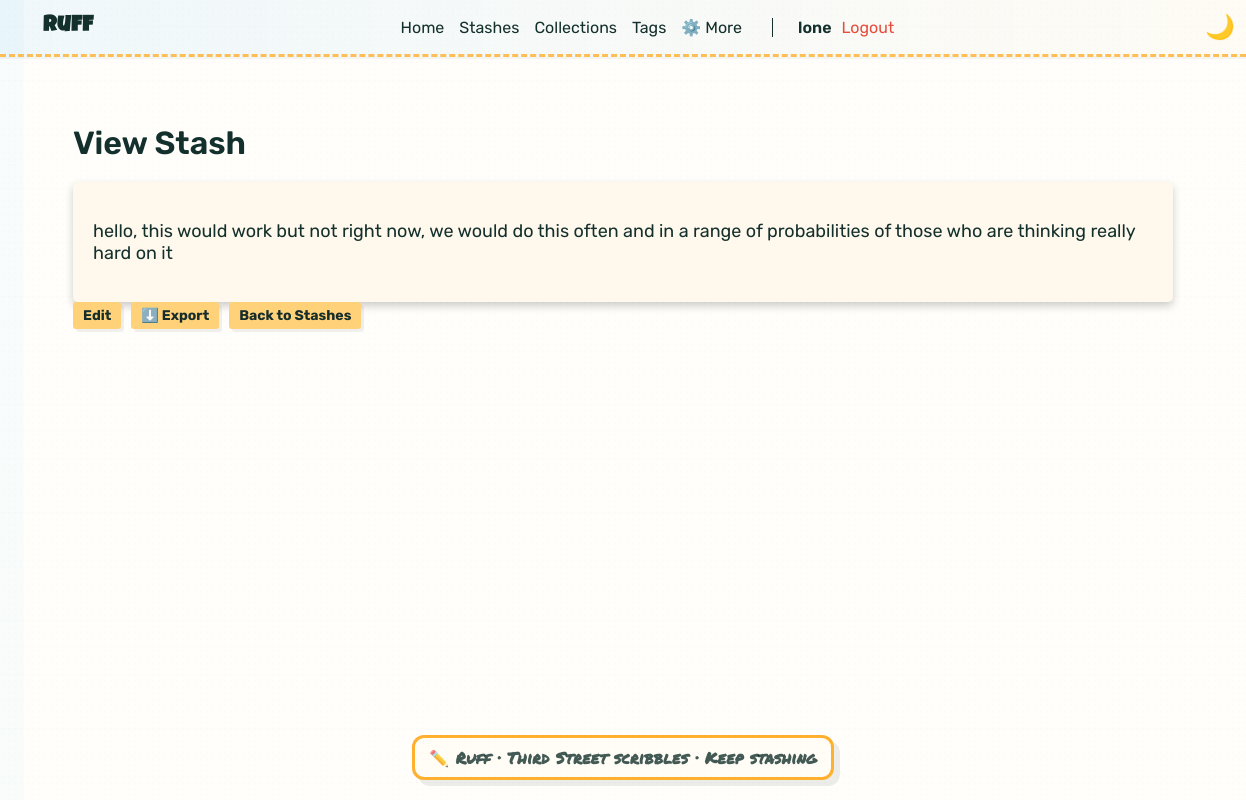
/stashes/8f8db668-eca6-4796-a456-435107213a44 (signed in), run on the app's committed database.
### models.py (models this page shows, shortened)
class User(db.Model):
    __tablename__ = 'users'
    id = db.Column(db.Integer, primary_key=True)
    username = db.Column(db.String(80), nullable=False, unique=True, index=True)
    email = db.Column(db.String(120), nullable=False, unique=True, index=True)
    password_hash = db.Column(db.String(255), nullable=False)
    created_at = db.Column(db.DateTime, nullable=False, default=datetime.utcnow)
    updated_at = db.Column(db.DateTime, nullable=False, default=datetime.utcnow, onupdate=datetime.utcnow)
    stashes = db.relationship('Stash', backref='user', lazy=True, cascade='all, delete-orphan')
    collections = db.relationship('Collection', backref='user', lazy=True, cascade='all, delete-orphan')

class Stash(db.Model):
    __tablename__ = 'stashes'
    id = db.Column(db.String(36), primary_key=True, default=lambda: str(uuid4()))
    user_id = db.Column(db.Integer, db.ForeignKey('users.id'), nullable=False)
    text = db.Column(db.Text, nullable=False)
    preview = db.Column(db.String(100), nullable=False)
    created_at = db.Column(db.DateTime, nullable=False, default=datetime.utcnow)
    updated_at = db.Column(db.DateTime, nullable=False, default=datetime.utcnow, onupdate=datetime.utcnow)
    collection_id = db.Column(db.Integer, db.ForeignKey('collections.id'), nullable=True)
    def to_dict(self) -> dict:
        return {
            'id': self.id,
            'text': self.text,
            'preview': self.preview,
            'collection_id': self.collection_id,
            'collection_name': self.collection.name if self.collection else None,
            'tags': [tag.name for tag in self.tags.all()],
            'created_at': self.created_at.strftime('%Y-%m-%d %H:%M:%S'),
            'updated_at': self.updated_at.strftime('%Y-%m-%d %H:%M:%S'),
        }

### routes.py (the view)
@bp.route("/stashes/<stash_id>")
@login_required
def view_stash(stash_id):
    try:
        stash = Stash.query.filter_by(id=stash_id, user_id=g.user.id).first_or_404()
        if stash is None:
            logger.warning(f"Stash not found: {stash_id}")
            flash("Stash not found.", "error")
            return redirect(url_for("main.view_stashes"))
        return render_template("viewstash.html", stash=stash.to_dict())
    except Exception as e:
        logger.error(f"Error loading stash {stash_id}: {str(e)}")
        flash("An error occurred while loading the stash.", "error")
        return redirect(url_for("main.view_stashes"))

### app.py (called while the page is built)
def create_app(config_name: str = None) -> Flask:
    app = Flask(__name__)
    config = get_config(config_name)
    app.config.from_object(config)
    db.init_app(app)
    csrf.init_app(app)
    app.register_blueprint(bp)
    @app.before_request
    def add_request_id():
        req_id = request.headers.get("X-Request-ID") or str(uuid.uuid4())
        g.request_id = req_id
        request.environ["request_id"] = req_id
    @app.after_request
    def inject_request_id(response):
        if hasattr(g, "request_id"):
            response.headers["X-Request-ID"] = g.request_id
        return response
    setup_logging(app)
    register_error_handlers(app)
    logger = logging.getLogger(__name__)
    logger.info("Application initialized (migrations must be applied separately)")
    return app

### routes.py (called while the page is built)
def login_required(f):
    @wraps(f)
    def decorated_function(*args, **kwargs):
        if 'user_id' not in session:
            flash('You must be logged in to access this page.', 'warning')
            return redirect(url_for('main.login'))
        return f(*args, **kwargs)
    return decorated_function

@bp.before_request
def load_logged_in_user():
    user_id = session.get('user_id')
    if user_id is None:
        g.user = None
    else:
        g.user = User.query.get(user_id)

### templates/viewstash.html (shortened to what this page needs)
{% extends "base.html" %}
{% block content %}
    <h1>View Stash</h1>
    <div class="stash-detail">
        <p>{{ stash.text }}</p>
    </div>
    <div class="stash-actions">
        <a href="{{ url_for('main.edit_stash', stash_id=stash.id) }}" class="action-button">Edit</a>
        <a href="{{ url_for('main.export_stash', stash_id=stash.id) }}" class="action-button">⬇️ Export</a>
        <a href="{{ url_for('main.view_stashes') }}" class="action-button">Back to Stashes</a>
    </div>
{% endblock %}

### templates/base.html (shortened to what this page needs)
<!DOCTYPE html>
<html lang="en">
<head>
    <link rel="stylesheet" href="{{ url_for('static', filename='styles.css') }}">
</head>
<body class="recess-theme">
    <nav class="navbar">
        <div class="navbar-container">
                        <div class="navbar-left">
                                <a href="{{ url_for('main.index') }}" class="navbar-brand">Ruff</a>
                        </div>
            <ul class="navbar-menu">
                {% if g.user %}
                    <li><a href="{{ url_for('main.index') }}" class="nav-link">Home</a></li>
                    <li><a href="{{ url_for('main.view_stashes') }}" class="nav-link">Stashes</a></li>
                    <li><a href="{{ url_for('main.view_collections') }}" class="nav-link">Collections</a></li>
                    <li><a href="{{ url_for('main.view_tags') }}" class="nav-link">Tags</a></li>
                    <li class="nav-dropdown">
                        <a href="#" class="nav-link dropdown-toggle">⚙️ More</a>
                    </li>
                    <li class="nav-user">
                        <span class="nav-username">{{ g.user.username }}</span>
                        <a href="{{ url_for('main.logout') }}" class="nav-link logout-link">Logout</a>
                    </li>
                {% else %}
                    <li><a href="{{ url_for('main.login') }}" class="nav-link">Login</a></li>
                    <li><a href="{{ url_for('main.signup') }}" class="nav-link">Sign Up</a></li>
                {% endif %}
            </ul>
            <button id="theme-toggle" class="theme-toggle">🌙</button>
        </div>
    </nav>
    <div class="container">
        {% block content %}{% endblock %}
    </div>
    <footer class="footer-doodle">
        <div class="footer-line">✏️ Ruff · Third Street scribbles · Keep stashing</div>
    </footer>
</body>
</html>

### static/styles.css (style rules this page uses)
:root { --primary: #FFB02E; --secondary: #4FC3FF; --accent: #FF6F88; --surface: #FFF8ED; --background-color: #FFFDF6; --text-color: #14302C; --card-background: var(--surface); --card-hover: #FFF1D9; --button-background: #FFD27A; --button-text: #162D2B; --border-color: #F0A800; --shadow-color: rgba(20,48,44,0.08); --flash-success: #2ecc71; --flash-error: #e74c3c; }
body, html { margin: 0; padding: 0; font-family: 'Rubik', system-ui, -apple-system, 'Segoe UI', Roboto, 'Helvetica Neue', Arial; background-color: var(--background-color); color: var(--text-color); display: flex; flex-direction: column; min-height: 100vh; transition: background-color 0.24s ease, color 0.24s ease; }
body.recess-theme { background-color: var(--background-color); background-image: linear-gradient(rgba(255,255,255,0.75), rgba(255,255,255,0.75)), repeating-linear-gradient( to bottom, rgba(255,255,255,0.0) 0px, rgba(255,255,255,0.0) 30px, rgba(20,48,44,0.02) 31px ); background-size: auto; }
body.recess-theme::before { content: ''; position: fixed; inset: 0; pointer-events: none; background: linear-gradient(to right, rgba(79,195,255,0.08) 0, rgba(79,195,255,0.08) 24px, transparent 24px); opacity: 0.5; z-index: 0; }
body.recess-theme::after { content: ''; pointer-events: none; position: fixed; inset: 0; background-image: radial-gradient(rgba(0,0,0,0.012) 1px, transparent 1px); background-size: 6px 6px; opacity: 0.6; }
.navbar { width: 100%; background: linear-gradient(90deg, rgba(58,176,255,0.08), rgba(255,176,46,0.03)); padding: 10px 18px; box-shadow: 0 2px 0 rgba(0,0,0,0.04); border-bottom: 3px dashed rgba(255,176,46,0.8); position: relative; z-index: 2; }
.navbar-container { display: flex; justify-content: space-between; align-items: center; max-width: 1200px; margin: 0 auto; }
.navbar-brand { font-size: 22px; font-weight: 700; color: var(--text-color); text-decoration: none; font-family: 'Luckiest Guy', 'Permanent Marker', cursive; letter-spacing: 0.6px; padding: 6px 2px; }
.navbar-left { display: flex; align-items: center; gap: 12px; }
.navbar-menu { list-style-type: none; display: flex; gap: 15px; margin: 0; padding: 0; }
.nav-link { color: var(--text-color); text-decoration: none; font-size: 16px; transition: color 0.3s; }
.nav-dropdown { position: relative; }
.dropdown-toggle::after { content: ''; }
.nav-user { display: flex; align-items: center; gap: 10px; margin-left: 15px; padding-left: 15px; border-left: 1px solid var(--text-color); }
.nav-username { font-weight: 600; color: var(--text-color); }
.logout-link { color: #e74c3c; }
.theme-toggle { background: none; border: none; color: var(--text-color); font-size: 24px; cursor: pointer; transition: transform 0.3s; }
.container { text-align: left; width: 92%; max-width: 1200px; margin: 32px auto; flex: 1; position: relative; z-index: 1; }
.footer-doodle { margin: 30px auto 20px; text-align: center; color: rgba(20,48,44,0.8); font-weight: 700; font-family: 'Permanent Marker', 'Luckiest Guy', cursive; letter-spacing: 0.3px; }
.footer-line { display: inline-block; padding: 8px 14px; border: 3px solid var(--primary); border-radius: 12px; box-shadow: 6px 6px 0 var(--shadow-color); background: #fffdf6; }
h1 { font-size: 32px; margin-bottom: 20px; color: var(--text-color); font-weight: 600; }
.btn.btn-secondary, .btn.btn-danger, .action-button, .btn-small, .btn-search { border: 2px solid rgba(0,0,0,0.12); box-shadow: 3px 3px 0 rgba(0,0,0,0.06); font-weight: 700; }
.stash-actions { display: flex; gap: 10px; }
.action-button { background-color: var(--button-background); color: var(--button-text); border: none; padding: 5px 10px; border-radius: 3px; cursor: pointer; font-size: 14px; transition: background-color 0.3s, color 0.3s; text-decoration: none; text-align: center; }
.stash-detail { background-color: var(--card-background); color: var(--text-color); padding: 20px; border-radius: 5px; font-size: 18px; box-shadow: 0 4px 8px rgba(0, 0, 0, 0.2); text-align: left; transition: background-color 0.3s, color 0.3s; }
.container { max-width: 1100px; margin: 28px auto; padding: 18px 24px; background: transparent; }
body.recess-theme { background-image: linear-gradient(rgba(255,255,255,0.6), rgba(255,255,255,0.5)), repeating-linear-gradient( to bottom, rgba(0,0,0,0.00) 0px, rgba(0,0,0,0.00) 26px, rgba(30,42,43,0.03) 27px ); }
.navbar .nav-user::before { content: ''; }

### data on the page
User: user.username "lone"
Stash: text "hello, this would work but not right now, we would do this often and in a range of probabilities of those who are thinking really hard on it"
